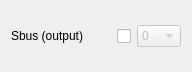
       <widget class="QWidget" name="layoutWidget_3">
        <property name="geometry">
         <rect>
          <x>330</x>
          <y>170</y>
          <width>176</width>
          <height>71</height>
         </rect>
        </property>
        <layout class="QHBoxLayout" name="horizontalLayout_9">
         <item>
          <widget class="QLabel" name="label_2">
           <property name="minimumSize">
            <size>
             <width>100</width>
             <height>0</height>
            </size>
           </property>
           <property name="maximumSize">
            <size>
             <width>100</width>
             <height>16777215</height>
            </size>
           </property>
           <property name="text">
            <string>Sbus (output)</string>
           </property>
          </widget>
         </item>
         <item>
          <widget class="QCheckBox" name="cbSbusOut">
           <property name="enabled">
            <bool>true</bool>
           </property>
           <property name="minimumSize">
            <size>
             <width>0</width>
             <height>50</height>
            </size>
           </property>
           <property name="text">
            <string/>
           </property>
          </widget>
         </item>
         <item>
          <widget class="QComboBox" name="comboBoxSbusOut">
           <property name="enabled">
            <bool>false</bool>
           </property>
           <property name="maximumSize">
            <size>
             <width>50</width>
             <height>16777215</height>
            </size>
           </property>
           <item>
            <property name="text">
             <string>0</string>
            </property>
           </item>
           <item>
            <property name="text">
             <string>1</string>
            </property>
           </item>
           <item>
            <property name="text">
             <string>2</string>
            </property>
           </item>
           <item>
            <property name="text">
             <string>3</string>
            </property>
           </item>
           <item>
            <property name="text">
             <string>4</string>
            </property>
           </item>
           <item>
            <property name="text">
             <string>5</string>
            </property>
           </item>
           <item>
            <property name="text">
             <string>6</string>
            </property>
           </item>
           <item>
            <property name="text">
             <string>7</string>
            </property>
           </item>
           <item>
            <property name="text">
             <string>8</string>
            </property>
           </item>
           <item>
            <property name="text">
             <string>9</string>
            </property>
           </item>
           <item>
            <property name="text">
             <string>10</string>
            </property>
           </item>
           <item>
            <property name="text">
             <string>11</string>
            </property>
           </item>
           <item>
            <property name="text">
             <string>12</string>
            </property>
           </item>
           <item>
            <property name="text">
             <string>13</string>
            </property>
           </item>
           <item>
            <property name="text">
             <string>14</string>
            </property>
           </item>
           <item>
            <property name="text">
             <string>15</string>
            </property>
           </item>
           <item>
            <property name="text">
             <string>26</string>
            </property>
           </item>
           <item>
            <property name="text">
             <string>27</string>
            </property>
           </item>
           <item>
            <property name="text">
             <string>28</string>
            </property>
           </item>
           <item>
            <property name="text">
             <string>29</string>
            </property>
           </item>
          </widget>
         </item>
        </layout>
       </widget>
